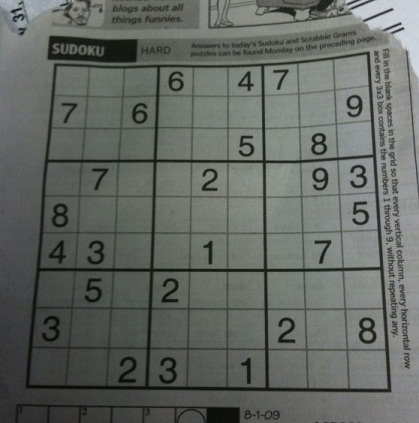
#> input picture share/sudoku-original.jpg, 419 x 423 px, given in place of sudoku_1.jpg, which was not available
$ python eval_detector.py
#> lines starting #> are read from the running program, lines starting #| are printed output that depends on the picture; after the words box and inside, x2 and y2 are one past the last pixel; in counts of white or black regions, pixels touching at a corner belong together; pictures that were not available may be replaced by others from this repository, and a replacement may not be noted
### sudokupy/utils.py
import math
import os
from os.path import dirname
from typing import Tuple

import cv2 as cv
import numpy as np
import torch
from skimage.filters import threshold_sauvola
from torch.nn import functional as F

import config


def get_project_root():
    project_dir = dirname(dirname(__file__))
    return project_dir


def read_ground_truth(gt_file):
    with open(gt_file, 'r', encoding='utf8') as f:
        annotations = []
        for line in f:
            fields = tuple(map(str.strip, line.split(',')))
            coords = np.array(list(map(int, fields[1:]))).reshape(4, 2).astype(np.int32)
            pair = (fields[0], coords)
            annotations.append(pair)
    return annotations


# [4 lines left out: function squared_p2p_dist, not called in this run]


def p2p_dist(p1, p2):
    return math.sqrt(squared_p2p_dist(p1, p2))


# [22 lines left out: functions gaussian2d, compute_gradients, not called in this run]


# Matrices to rotate 2D coordinates
CCW90 = np.array([[0, -1], [1, 0]])
CCW180 = np.array([[-1, 0], [0, -1]])
CCW270 = np.array([[0, 1], [-1, 0]])


# [140 lines left out: functions vec_angle, oriented_angle, rot, rot_cw, rotation_correction, normalize_rect_orientation and 4 more, not called in this run]

### sudokupy/legacy/sudoku_detector.py
import math
from typing import Tuple, List, Callable

import cv2 as cv
import numpy as np

from sudoku_util import Sudoku, Quad

Line = Tuple[float, float]
Point = Tuple[float, float]
Size = Tuple[int, int]


class SudokuDetector:
    warp_size = (9 * 32, 9 * 32)
    cell_size = (28, 28)
    div_size = 2
    pcell_size = 28 + 2 * div_size

    def detect_sudoku(self, input_image: np.ndarray) -> Sudoku:
        sudoku = Sudoku(input_image)
        inverted = self.preprocess_image(sudoku)
        self.detect_sudoku_corners(sudoku, inverted)
        self.compute_unwarp_transform(sudoku)
        self.get_cells(sudoku)
        self.get_cell_contents(sudoku)
        return sudoku

    def preprocess_image(self, sudoku: Sudoku) -> np.ndarray:
        blurred = cv.GaussianBlur(sudoku.input, (11, 11), 3)
        inverted = cv.adaptiveThreshold(blurred, 255, cv.ADAPTIVE_THRESH_GAUSSIAN_C, cv.THRESH_BINARY, 11, 2)
        inverted = cv.bitwise_not(inverted)
        return inverted

    @staticmethod
    def find_rough_crop_region(inverted: np.ndarray) -> np.ndarray:
        dilation_kernel = cv.getStructuringElement(cv.MORPH_ELLIPSE, (5, 5))
        dilated = cv.dilate(inverted, dilation_kernel)

        max_area = 0
        max_index = 0

        contours, hierarchy = cv.findContours(dilated, cv.RETR_CCOMP, cv.CHAIN_APPROX_SIMPLE)

        for i in range(len(contours)):
            a = cv.contourArea(contours[i], oriented=False)
            if a > max_area:
                max_area = a
                max_index = i

        return cv.boundingRect(contours[max_index])

    @staticmethod
    def nms_line(lines: List[Line], min_dist=20.0) -> List[Line]:
        """
        :param lines: Line point pairs, must be sorted according to vote count
        :return:
        """
        out_lines = []
        for i, l1 in enumerate(lines):
            add = True
            for j, l2 in enumerate(lines[i + 1:]):
                if abs(l1[0] - l2[0]) < min_dist:
                    add = False

            if add:
                out_lines.append(l1)

        return out_lines

    @staticmethod
    def find_lines(image: np.ndarray, theta: float) -> Tuple[List[Line], List[Line]]:
        pi2 = math.pi / 2

        dist_resolution = 1
        angle_resolution = math.pi / 360
        support_threshold = 450

        lines = cv.HoughLines(
            image, dist_resolution, angle_resolution, support_threshold, srn=0, stn=0, min_theta=0, max_theta=math.pi)
        h_lines, v_lines = [], []
        for line in lines:
            line = line.flat
            if 0 <= line[0] <= theta or math.pi - theta <= line[1] <= math.pi:
                h_lines.append(line)
            elif pi2 - theta <= line[1] <= pi2 + theta:
                v_lines.append(line)
            else:
                print("Could not match line.")

        return SudokuDetector.nms_line(h_lines), SudokuDetector.nms_line(v_lines)

    @staticmethod
    def intersect(l1: Line, l2: Line, epsilon=1e-15) -> Point:

        n = np.array([np.cos(l1[1]), np.sin(l1[1])])
        n = n / np.linalg.norm(n)

        m = np.array([np.cos(l2[1]), np.sin(l2[1])])
        m = m / np.linalg.norm(m)

        n2m1 = n[1] * m[0]
        n1m2 = n[0] * m[1]

        if abs(n2m1 - n1m2) < epsilon:
            raise ValueError("Parallel lines cannot be intersected")

        x = (l2[0] * n[1] - l1[0] * m[1]) / (n2m1 - n1m2)
        y = (l2[0] * n[0] - l1[0] * m[0]) / (n1m2 - n2m1)

        return x, y

    @staticmethod
    def find_min_max_line_pair(lines: List[Line], angle_function: Callable[[float], float]) -> Tuple[Line, Line]:
        min_line = lines[0]
        max_line = lines[0]

        for line in lines:
            dx = angle_function(line[1] * line[0])
            if dx > angle_function(max_line[1]) * max_line[0]:
                max_line = line
            if dx < angle_function(min_line[1]) * min_line[0]:
                min_line = line

        return min_line, max_line

    def detect_sudoku_corners(self, sudoku: Sudoku, inverted: np.ndarray) -> None:

        dsize: Size = (512, 512)

        box = SudokuDetector.find_rough_crop_region(inverted)
        p1 = (box[1], box[1] + box[3])
        p2 = (box[0], box[0] + box[2])
        sudoku.bbox = (p1, p2)
        crop = cv.resize(inverted[p1[0]:p1[1], p2[0]:p2[1]], dsize)

        h_lines, v_lines = SudokuDetector.find_lines(crop, math.pi / 90)

        if not h_lines or not v_lines:
            raise Exception("Failed to locate enough lines!")

        min_hline, max_hline = SudokuDetector.find_min_max_line_pair(h_lines, math.cos)
        min_vline, max_vline = SudokuDetector.find_min_max_line_pair(v_lines, math.sin)

        p = (sudoku.bbox[0][0], sudoku.bbox[1][0])
        delta = (sudoku.bbox[0][1] / dsize[0], sudoku.bbox[1][1] / dsize[1])

        def uncrop_coords(b: Point) -> Point:
            return p[0] + b[0] * delta[0], p[1] + b[1] * delta[1]

        sudoku.corners = Quad(
            uncrop_coords(SudokuDetector.intersect(min_hline, min_vline)),
            uncrop_coords(SudokuDetector.intersect(max_hline, min_vline)),
            uncrop_coords(SudokuDetector.intersect(max_hline, max_vline)),
            uncrop_coords(SudokuDetector.intersect(min_hline, max_vline)),
        )

    def compute_unwarp_transform(self, sudoku: Sudoku):
        destCorners = Quad(
            (0, 0),
            (self.warp_size[0], 0),
            (self.warp_size[0], self.warp_size[1]),
            (0, self.warp_size[1]),
        )
        sudoku.warp_map = cv.getPerspectiveTransform(sudoku.corners.as_array(), destCorners.as_array())
        sudoku.unwarp_map = cv.getPerspectiveTransform(destCorners.as_array(), sudoku.corners.as_array())
        sudoku.aligned = cv.warpPerspective(sudoku.input, sudoku.warp_map, self.warp_size)

    def get_cells(self, sudoku: Sudoku):
        sudoku.cells = []
        for row in range(9):
            for col in range(9):
                cell_rect = (
                    self.div_size + col * self.pcell_size,
                    self.div_size + row * self.pcell_size,
                    *self.cell_size
                )
                sudoku.cells.append(cell_rect)

    @staticmethod
    def keep_largest_blob(in_mat):
        maximum = -1
        tmp = cv.bitwise_not(in_mat)

        for row in range(tmp.shape[0]):
            for col in range(tmp.shape[1]):
                if tmp[row, col] < 128:
                    continue  # Skip processed and background pixels

                h, w = tmp.shape
                mask = np.zeros((h + 2, w + 2), np.uint8)
                area = cv.floodFill(tmp, mask, (col, row), 64)[0]
                if area <= maximum:
                    continue  # Keep only the largest blob
                maximum = area

        tmp = 128 + in_mat * 0.5
        _, tmp = cv.threshold(tmp, 64, 255, cv.THRESH_BINARY)

        return in_mat if maximum == -1 else tmp

    def get_cell_contents(self, sudoku):
        img = cv.GaussianBlur(sudoku.aligned, (5, 5), 1)
        img = cv.adaptiveThreshold(img, 255, cv.ADAPTIVE_THRESH_GAUSSIAN_C, cv.THRESH_BINARY, 11, 2)
        img = cv.medianBlur(img, 3)

        sudoku.cell_contents = []
        for cell in sudoku.cells:
            t_cell = img[cell[0]:cell[0] + cell[2], cell[1]:cell[1] + cell[3]]

            # [5 lines of commented-out code are left out]

            out = SudokuDetector.keep_largest_blob(t_cell)
            output_cell = cv.resize(out, (20, 20))
            output_cell = 255 - output_cell
            sudoku.cell_contents.append(output_cell)


def main():
    pass


# [2 lines that do not run on import are left out]

### sudokupy/legacy/sudoku_util.py
from typing import Tuple

import numpy as np


class Quad:
    tl: Tuple[int, int]
    tr: Tuple[int, int]
    br: Tuple[int, int]
    bl: Tuple[int, int]

    def __init__(self, tl, tr, br, bl):
        self.tl = tl
        self.tr = tr
        self.br = br
        self.bl = bl

    def as_list(self):
        return [self.tl, self.tr, self.br, self.bl]

    def as_array(self):
        return np.array(self.as_list(), dtype=np.float32)


class Sudoku:
    input: np.ndarray
    aligned: np.ndarray
    bbox: Tuple[Tuple[int, int], Tuple[int, int]]
    corners: Quad
    cells: np.ndarray  # shape: [n,4]
    cell_contents: np.ndarray  # shape: [n,20,20]
    warp_map: np.ndarray
    unwarp_map: np.ndarray

    def __init__(self, input_img):
        self.input = input_img
        self.aligned = None
        self.bbox = None
        self.corners = None
        self.cells = None
        self.cell_contents = None
        self.warp_map = None
        self.unwarp_map = None

### sudokupy/eval_detector.py
import os

import cv2 as cv
import numpy as np

import config
from legacy.sudoku_detector import SudokuDetector
from utils import read_ground_truth


def eval_detector():
    annotations = read_ground_truth(config.sudokus_gt_path)
#> (reads sudokupy/ground_truth_new.csv from the repository)
    detector = SudokuDetector()

    for file_path, coords in annotations:
        image = cv.imread(file_path, cv.IMREAD_COLOR)
#> image is the input picture: shape (423, 419, 3); mean B, G, R 98.9, 103.6, 99.4
        sudoku_gray = cv.cvtColor(image, cv.COLOR_BGR2GRAY)
        sudoku_ori = image.copy()
        sudoku = detector.detect_sudoku(sudoku_gray)
#> in preprocess_image, `inverted = cv.adaptiveThreshold(blurred, 255, cv.ADAPTIVE_THRESH_GAUSS..`:
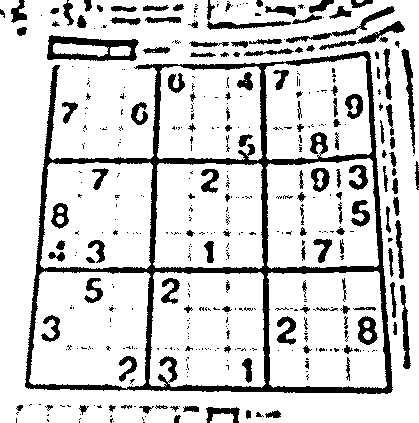
#> inverted: shape (423, 419); 82.8% white; 451 black regions (307 under 20 px), largest, box (x1, y1, x2, y2) and area: (25, 51, 393, 394) 13599, (47, 35, 139, 61) 1182, (286, 6, 395, 43) 537
#> in find_rough_crop_region, `dilated = cv.dilate(inverted, dilation_kernel)`:
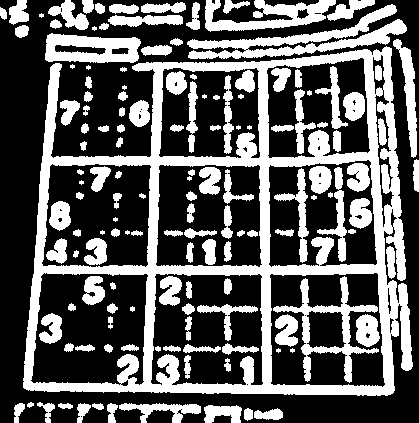
#> dilated: shape (423, 419); 37% white; 143 white regions (15 under 20 px)
#> in find_rough_crop_region, `contours, hierarchy = cv.findContours(dilated, cv.RETR_CCOMP, cv.CHAIN..`: contours = 193 contours, 56 with area under 20; largest, box (x1, y1, x2, y2) and area: (23, 46, 413, 396) 111057, (269, 272, 386, 388) 12302, (30, 272, 149, 386) 11486, (150, 273, 264, 386) 11232, (41, 163, 152, 268) 10390
#> the loop in find_rough_crop_region, `for i in range(len(contours)):` made 193 passes
#> (a, max_area) on passes 1, 3, 4, 42, 145: (212, 212), (435, 435), (630, 630), (3123, 3123), (111057, 111057)
#> a on passes 2, 5, 6, 7, 8, 9: 79, 2, 2, 118.5, 43.5, 135.5
#> after the loop in find_rough_crop_region, `for i in range(len(contours)):`: max_area = 111057; max_index = 144
#> in detect_sudoku_corners, `box = SudokuDetector.find_rough_crop_region(inverted)`: box = (23, 46, 390, 350)
#> in detect_sudoku_corners, `p1 = (box[1], box[1] + box[3])`: p1 = (46, 396)
#> in detect_sudoku_corners, `p2 = (box[0], box[0] + box[2])`: p2 = (23, 413)
#> in detect_sudoku_corners, `sudoku.bbox = (p1, p2)`: sudoku.bbox = ((46, 396), (23, 413))
#> in detect_sudoku_corners, `crop = cv.resize(inverted[p1[0]:p1[1], p2[0]:p2[1]], dsize)`:
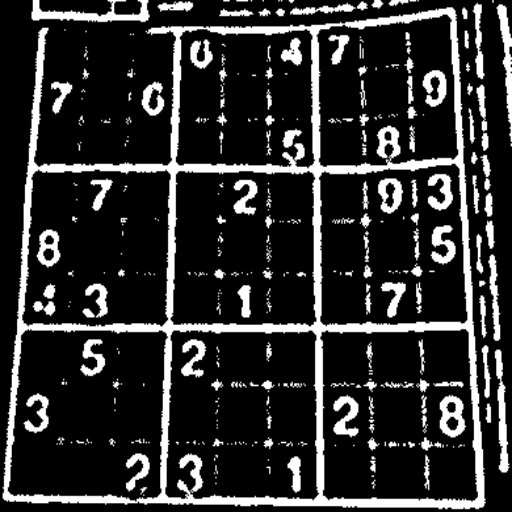
#> crop: shape (512, 512); min 0, max 255, mean 46.4
#> in find_lines, `lines = cv.HoughLines( image, dist_resolution, angle_resolution, suppo..`: lines = 30 rows, first 8: [-452, 3.09], [-450, 3.08], [-448, 3.07], [-455, 3.1], [-312, 3.12], [180, 0.0349], [-314, 3.12], [-315, 3.13]
#> the loop in find_lines, `for line in lines:` made 30 passes
#> line on passes 1 to 12: [[-452, 3.09]], [[-450, 3.08]], [[-448, 3.07]], [[-455, 3.1]], [[-312, 3.12]], [[180, 0.0349]], [[-314, 3.12]], [[-315, 3.13]], [[176, 0.0262]], [[178, 0.0262]], [[-310, 3.12]], [[317, 0]]
#| Could not match line.
#| Could not match line.
#| Could not match line.
#| Could not match line.
#| Could not match line.
#| Could not match line.
#| Could not match line.
#| Could not match line.
#> (further printed lines are left out)
#> after the loop in find_lines, `for line in lines:`: h_lines = 5 items; v_lines = 9 items
#> the loop in nms_line, `for i, l1 in enumerate(lines):` made 5 passes
#> after the loop in nms_line, `for i, l1 in enumerate(lines):`: out_lines = 1 item
#> the loop in nms_line (call 2), `for i, l1 in enumerate(lines):` made 9 passes
#> in detect_sudoku_corners, `h_lines, v_lines = SudokuDetector.find_lines(crop, math.pi / 90)`: v_lines = 2 items
#> the loop in find_min_max_line_pair, `for line in lines:` made 1 pass
#> dx on pass 1: 0.93
#> the loop in find_min_max_line_pair (call 2), `for line in lines:` made 2 passes
#> dx on passes 1 to 2: -0.358, -0.875
#> in detect_sudoku_corners, `p = (sudoku.bbox[0][0], sudoku.bbox[1][0])`: p = (46, 23)
#> in detect_sudoku_corners, `delta = (sudoku.bbox[0][1] / dsize[0], sudoku.bbox[1][1] / dsize[1])`: delta = (0.773, 0.807)
#> in __init__, `self.tl = tl`: self.tl = (293.4, 285.5)
#> in __init__, `self.br = br`: self.br = (294.6, 428.4)
#> in compute_unwarp_transform, `sudoku.warp_map = cv.getPerspectiveTransform(sudoku.corners.as_array()..`: sudoku.warp_map = [[0.000469, -3.93e-06, -0.137], [-0.0034, 2.85e-05, 0.991], [5.31e-06, -4.44e-08, -0.00155]]
#> in compute_unwarp_transform, `sudoku.unwarp_map = cv.getPerspectiveTransform(destCorners.as_array(),..`: sudoku.unwarp_map = [[4.01e-17, 0.00924, 0.717], [2.59e-17, 0.0146, 0.697], [1.21e-19, 3.13e-05, 0.00244]]
#> in compute_unwarp_transform, `sudoku.aligned = cv.warpPerspective(sudoku.input, sudoku.warp_map, sel..`:
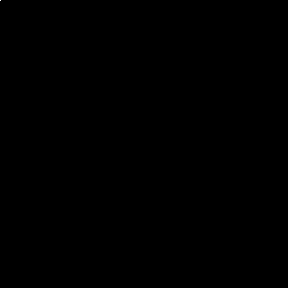
#> sudoku.aligned: shape (288, 288); values 0 (black) and 107 (white), 0% white in thin lines or dots, all inside (x1, y1, x2, y2) = (0, 0, 1, 1)
#> in get_cell_contents, `img = cv.adaptiveThreshold(img, 255, cv.ADAPTIVE_THRESH_GAUSSIAN_C, cv..`: img: shape (288, 288); 100% white; black in thin lines or dots, all inside (x1, y1, x2, y2) = (0, 0, 4, 4)
#> the loop in get_cell_contents, `for cell in sudoku.cells:` made 81 passes
#> pass 1, in get_cell_contents, `t_cell = img[cell[0]:cell[0] + cell[2], cell[1]:cell[1] + cell[3]]`:
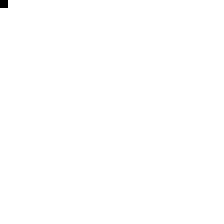
#> t_cell: shape (28, 28) (shown 8 times larger); 99.9% white; black in thin lines or dots, all inside (x1, y1, x2, y2) = (0, 0, 1, 1)
#> after the loop in get_cell_contents, `for cell in sudoku.cells:`: out: shape (28, 28); every value is 255
#> after the loop in get_cell_contents, `for cell in sudoku.cells:`: output_cell: shape (20, 20); every value is 0
#> after the loop in get_cell_contents, `for cell in sudoku.cells:`: sudoku.cell_contents = 81 items

        poly = cv.polylines(sudoku_ori.copy(), [coords], True, (0, 255, 0), thickness=5)

        pred_coords = sudoku.corners.as_array().astype(np.int32)
#> pred_coords = [[293, 285], [293, 285], [294, 428], [294, 428]]
        poly = cv.polylines(poly, [pred_coords], True, (0, 0, 255), thickness=5)
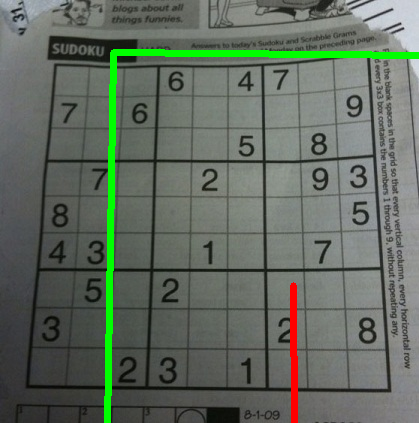
#> poly: shape (423, 419, 3); mean B, G, R 96.1, 107.4, 98

        print(coords)
        print(pred_coords)
#| [[293 285]
#|  [293 285]
#|  [294 428]
#|  [294 428]]

        poly = cv.resize(poly, None, fx=0.4, fy=0.4, interpolation=cv.INTER_AREA)
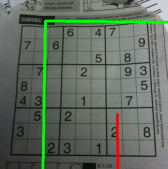
#> poly: shape (169, 168, 3); mean B, G, R 96.3, 107.6, 98.1
        cv.imshow('Poly', poly)

        cv.waitKey()
#> pass 2 of the loop in eval_detector, `for file_path, coords in annotations:`:
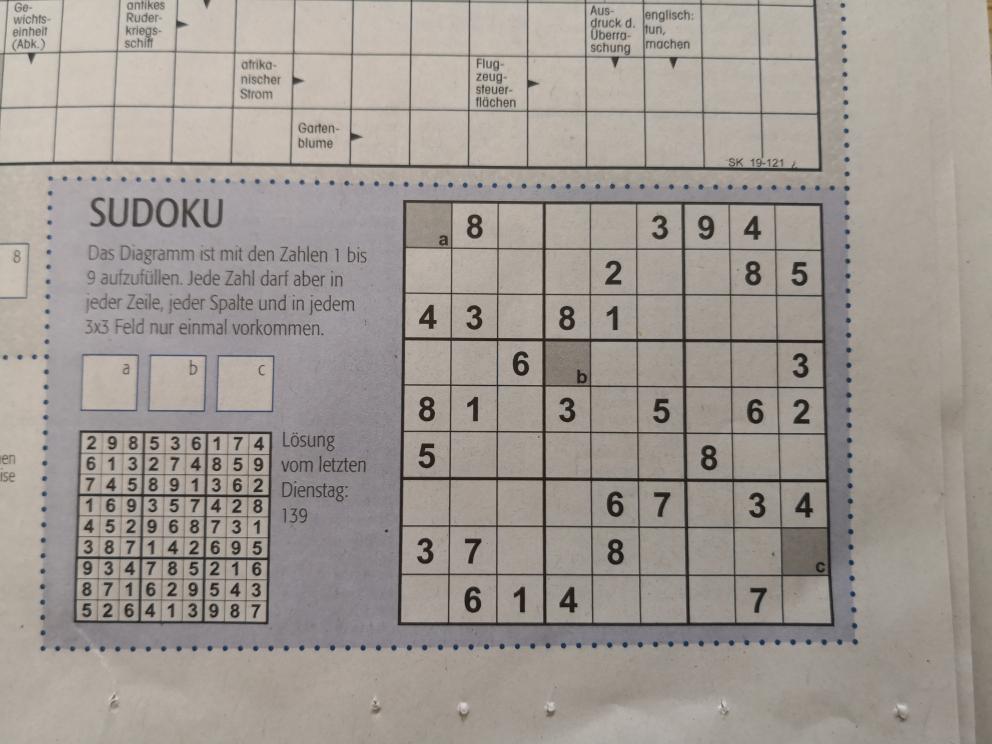
#> input picture share/sudoku-sk.jpg, 3968 x 2976 px, given in place of sudoku_2.jpg, which was not available (shown at 1/4 size)
#> in eval_detector, image is the input picture: shape (2976, 3968, 3); mean B, G, R 146, 151.8, 158.6
#> sudoku_gray: shape (2976, 3968)
#> blurred: shape (2976, 3968)
#> in preprocess_image (call 2), `inverted = cv.adaptiveThreshold(blurred, 255, cv.ADAPTIVE_THRESH_GAUSS..`:
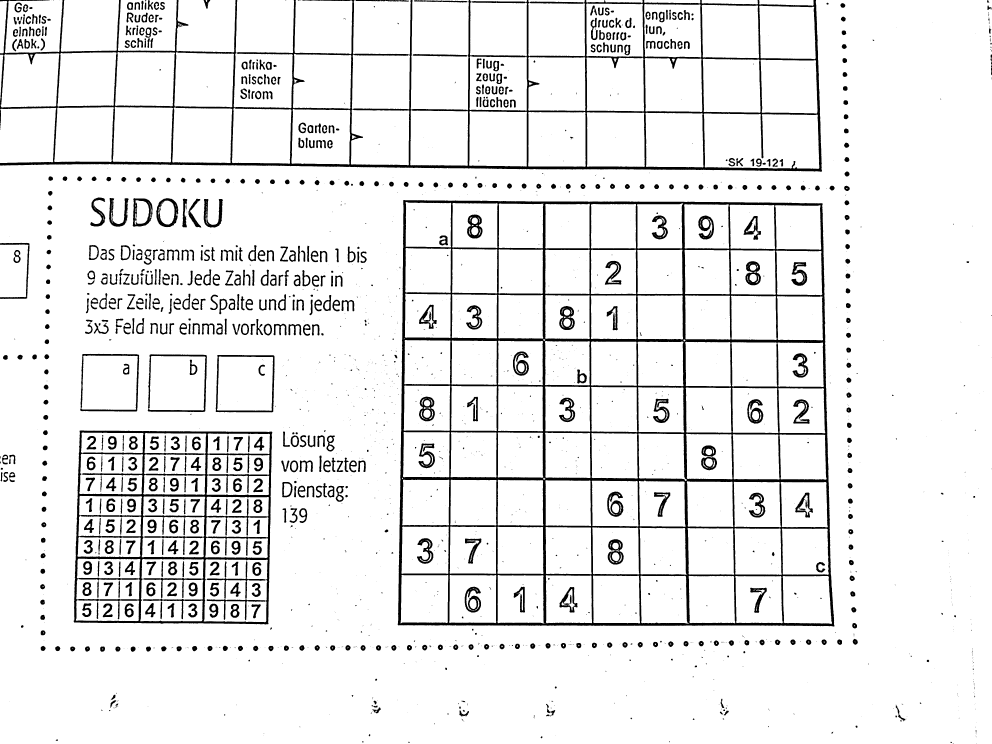
#> inverted: shape (2976, 3968) (shown at 1/4 size); 92.1% white; 2326 black regions (1472 under 20 px), largest, box (x1, y1, x2, y2) and area: (1591, 800, 3338, 2506) 274320, (0, 0, 3288, 687) 155917, (295, 1722, 1089, 2498) 84512
#> dilated: shape (2976, 3968); 12.7% white; 1697 white regions (225 under 20 px)
#> contours = 2169 contours, 516 with area under 20; largest, box (x1, y1, x2, y2) and area: (1589, 798, 3340, 2508) 2901086, (0, 0, 3290, 689) 1772588, (293, 1720, 1091, 2500) 599583, (2816, 455, 3276, 675) 93750, (589, 1415, 830, 1650) 53838
#> the loop in find_rough_crop_region (call 2), `for i in range(len(contours)):` made 2169 passes
#> (a, max_area) on passes 2, 7, 8, 11, 14, 37, 57, 315: (76, 76), (80, 80), (83.5, 83.5), (84.5, 84.5), (106.5, 106.5), (632, 632), (906.5, 906.5), (1060, 1060)
#> box = (1589, 798, 1751, 1710)
#> p1 = (798, 2508)
#> p2 = (1589, 3340)
#> sudoku.bbox = ((798, 2508), (1589, 3340))
#> in detect_sudoku_corners (call 2), `crop = cv.resize(inverted[p1[0]:p1[1], p2[0]:p2[1]], dsize)`:
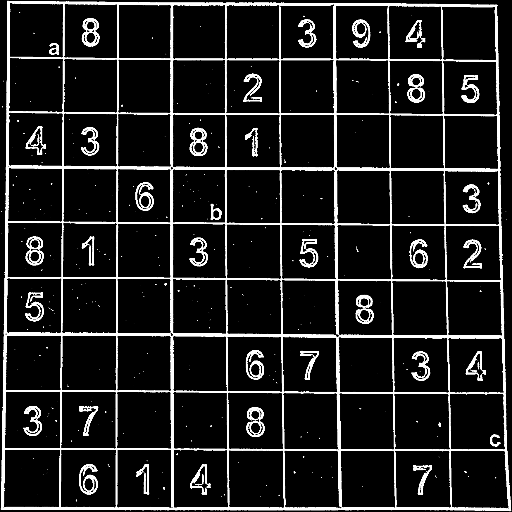
#> crop: shape (512, 512); min 0, max 255, mean 31.1
#> lines = 26 rows, first 8: [508, 1.57], [64, 0.00873], [8, 0.00873], [171, 0], [449, 1.57], [-279, 3.13], [-494, 3.12], [333, 1.58]
#> the loop in find_lines (call 2), `for line in lines:` made 26 passes
#> (printed output is left out)
#> in detect_sudoku_corners (call 2), `h_lines, v_lines = SudokuDetector.find_lines(crop, math.pi / 90)`: h_lines = 7 items; v_lines = 10 items
#> p = (798, 1589)
#> delta = (4.9, 6.52)
#> sudoku.aligned: shape (288, 288); every value is 0
#> pred_coords = [[1642, 4136], [2181, 4142], [2183, 4518], [1645, 4518]]
#| [[1642 4136]
#|  [2181 4142]
#|  [2183 4518]
#|  [1645 4518]]


if __name__ == '__main__':
#> (the run stopped early here; a loop or call above may not have finished)
